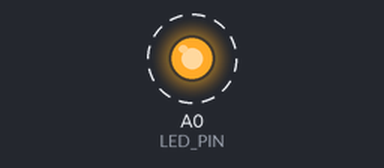
The sketch below on a simulated Arduino Uno, built with avr-gcc and run on an emulated ATmega328P. On the bench: output pins drawn as LEDs (lit = HIGH). Dashed ring = blinking.

Above: at 0.5 s.
Timing chart, 0 to 4.6 s (numbered marks = the images above):
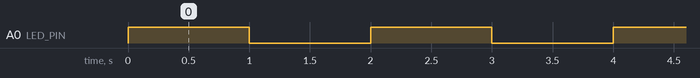

Measured:
- by itself, A0 (LED_PIN): alternates HIGH for 1.0 s and LOW for 1.0 s

The sketch:

Blink.ino
```cpp
#define LED_PIN A0

void setup() {
  pinMode(LED_PIN, OUTPUT);
}

// the loop function runs over and over again forever
void loop() {
  digitalWrite(LED_PIN, HIGH);
  delay(1000);
  digitalWrite(LED_PIN, LOW);
  delay(1000);
}
```
